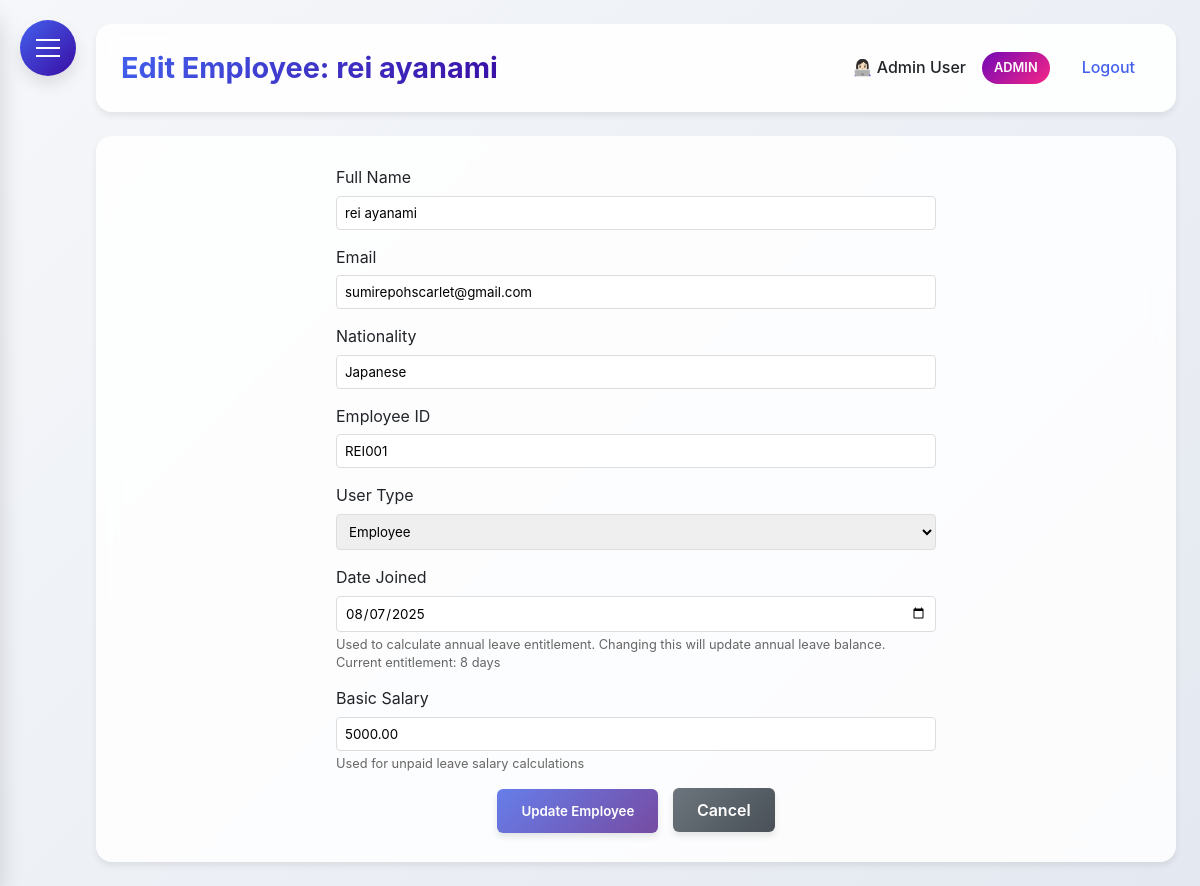
The app's page /edit_employee/5 (signed in), older data.
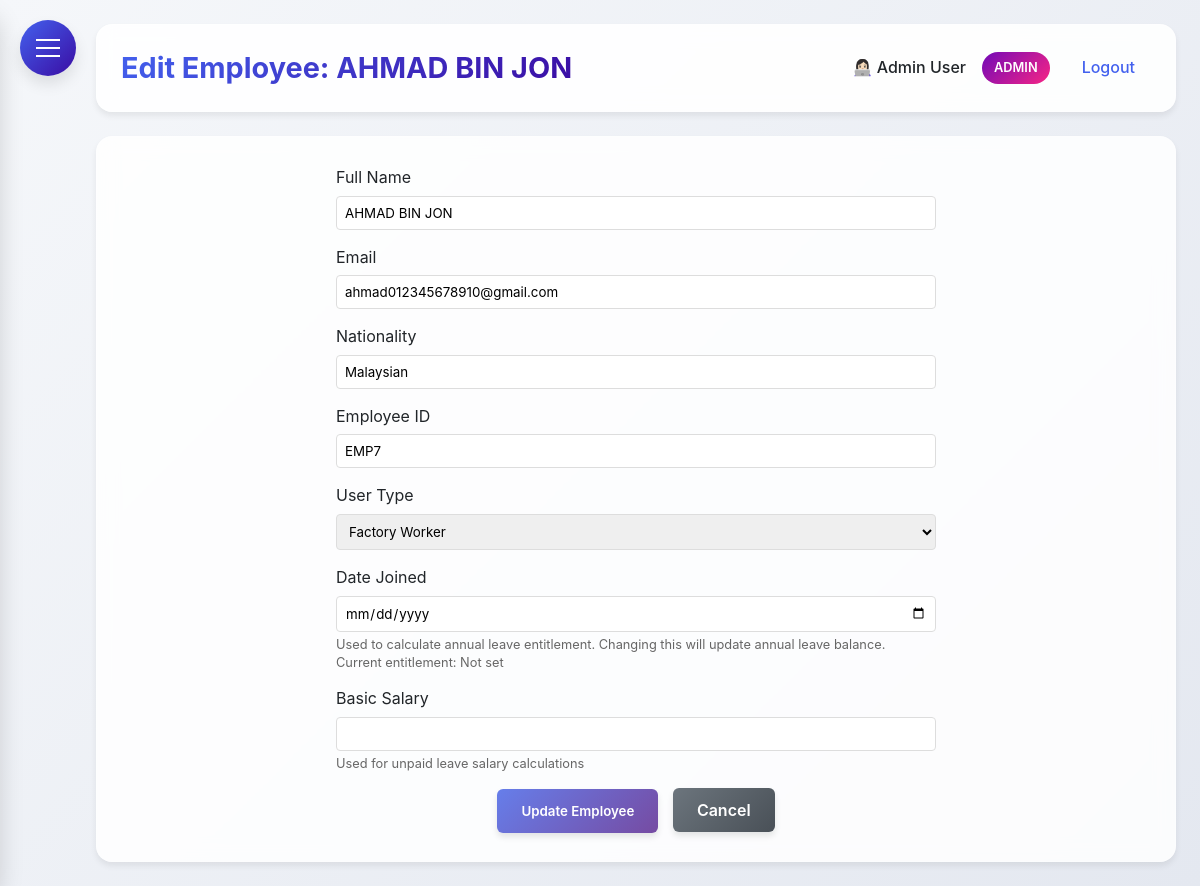
The same page, newer data.
### HerculesSystem.py (models this page shows, shortened)
class Employee(UserMixin, db.Model):
    __tablename__ = 'employee'  # Explicitly set to 'employees'
    id = db.Column(db.Integer, primary_key=True)
    username = db.Column(db.String(80), unique=True, nullable=False)
    password = db.Column(db.String(120), nullable=False)
    full_name = db.Column(db.String(120), nullable=False)
    email = db.Column(db.String(120), unique=True, nullable=False)
    nationality = db.Column(db.String(80), nullable=False)
    employee_id = db.Column(db.String(80), unique=True, nullable=False)
    hire_date = db.Column(db.Date)
    is_admin = db.Column(db.Boolean, default=False)
    user_type = db.Column(db.String(20), default='employee')
    last_clock_in = db.Column(db.DateTime)
    last_clock_out = db.Column(db.DateTime)
    last_lunch_start = db.Column(db.DateTime)
    last_lunch_end = db.Column(db.DateTime)
    date_joined = db.Column(db.Date, nullable=True)  # Date when employee joined the company
    basic_salary = db.Column(db.Numeric(10, 2), nullable=True)  # Basic salary
    leave_balances = db.relationship('LeaveBalance', back_populates='employee', lazy=True)

### HerculesSystem.py (the view, shortened to what this page needs)
@app.route('/edit_employee/<int:employee_id>', methods=['GET', 'POST'])
@login_required
def edit_employee(employee_id):
    if current_user.user_type != 'admin':
        flash('You do not have permission to edit employees.', 'danger')
        return redirect(url_for('dashboard'))
    employee = Employee.query.get_or_404(employee_id)
    form = EditEmployeeForm(obj=employee)
    return render_template('edit_employee.html', form=form, employee=employee, calculate_annual_leave_days=calculate_annual_leave_days)

### HerculesSystem.py
class EditEmployeeForm(FlaskForm):
    full_name = StringField('Full Name', validators=[DataRequired()])
    email = StringField('Email', validators=[DataRequired(), Email()])
    nationality = StringField('Nationality', validators=[DataRequired()])
    employee_id = StringField('Employee ID', validators=[DataRequired()])
    user_type = SelectField('User Type', choices=[
        ('employee', 'Employee'),
        ('supervisor', 'Supervisor'),
        ('admin', 'Admin'),
        ('factory', 'Factory Worker')
    ], validators=[DataRequired()])
    date_joined = DateField('Date Joined', format='%Y-%m-%d', validators=[DataRequired()])
    basic_salary = DecimalField('Basic Salary', validators=[DataRequired()])
    submit = SubmitField('Update Employee')

### HerculesSystem.py (called while the page is built)
@app.after_request
def add_security_headers(response):
    response.headers['Permissions-Policy'] = 'geolocation=()'
    return response

@login_manager.user_loader
def load_user(user_id):
    return db.session.get(Employee, int(user_id))

@app.context_processor
def inject_now():
    return {'now': datetime.utcnow()}

### templates/edit_employee.html (shortened to what this page needs)
{% extends "base.html" %}
{% block content %}
<div style="max-width: 600px; margin: 0 auto;">
    <form method="POST">
        <div style="margin-bottom: 15px;">
            <label for="full_name" style="display: block; margin-bottom: 5px;">Full Name</label>
            {{ form.full_name(class="form-control", style="width: 100%; padding: 8px; border: 1px solid #ddd; border-radius: 4px;") }}
        </div>
        <div style="margin-bottom: 15px;">
            <label for="email" style="display: block; margin-bottom: 5px;">Email</label>
            {{ form.email(class="form-control", style="width: 100%; padding: 8px; border: 1px solid #ddd; border-radius: 4px;", type="email") }}
        </div>
        <div style="margin-bottom: 15px;">
            <label for="nationality" style="display: block; margin-bottom: 5px;">Nationality</label>
            {{ form.nationality(class="form-control", style="width: 100%; padding: 8px; border: 1px solid #ddd; border-radius: 4px;") }}
        </div>
        <div style="margin-bottom: 15px;">
            <label for="employee_id" style="display: block; margin-bottom: 5px;">Employee ID</label>
            {{ form.employee_id(class="form-control", style="width: 100%; padding: 8px; border: 1px solid #ddd; border-radius: 4px;") }}
        </div>
        <div style="margin-bottom: 15px;">
            <label for="user_type" style="display: block; margin-bottom: 5px;">User Type</label>
            {{ form.user_type(class="form-control", style="width: 100%; padding: 8px; border: 1px solid #ddd; border-radius: 4px;") }}
        </div>
        <div style="margin-bottom: 15px;">
            <label for="date_joined" style="display: block; margin-bottom: 5px;">Date Joined</label>
            {{ form.date_joined(class="form-control", style="width: 100%; padding: 8px; border: 1px solid #ddd; border-radius: 4px;", type="date") }}
            <small style="color: #666; font-size: 0.8rem;">
                Used to calculate annual leave entitlement. Changing this will update annual leave balance.
                <br>Current entitlement:
                {% if employee.date_joined %}
                    {{ calculate_annual_leave_days(employee.date_joined) }} days
                {% else %}
                    Not set
                {% endif %}
            </small>
        </div>
        <div style="margin-bottom: 15px;">
            <label for="basic_salary" style="display: block; margin-bottom: 5px;">Basic Salary</label>
            {{ form.basic_salary(class="form-control", style="width: 100%; padding: 8px; border: 1px solid #ddd; border-radius: 4px;", type="number", step="0.01", min="0") }}
            <small style="color: #666; font-size: 0.8rem;">Used for unpaid leave salary calculations</small>
        </div>
        <div style="text-align: center;">
            {{ form.submit(class="btn", style="background: linear-gradient(135deg, #667eea 0%, #764ba2 100%) !important; color: white; padding: 12px 24px; border: none; border-radius: 6px; font-weight: 600; cursor: pointer; box-shadow: 0 4px 6px rgba(0, 0, 0, 0.1); height: 44px; line-height: 20px;") }}
            <a href="{{ url_for('manage_employees') }}" style="background: linear-gradient(135deg, #6c757d 0%, #495057 100%) !important; color: white; padding: 12px 24px; border: none; border-radius: 6px; text-decoration: none; display: inline-block; margin-left: 10px; font-weight: 600; box-shadow: 0 4px 6px rgba(0, 0, 0, 0.1); height: 44px; line-height: 20px;">Cancel</a>
        </div>
    </form>
</div>
{% endblock %}

Row changes from the older to the newer data that the page shows:
changed Employee: full_name "rei ayanami" → "AHMAD BIN JON"; email "sumirepohscarlet@gmail.com" → "ahmad012345678910@gmail.com"; nationality "Japanese" → "Malaysian"; employee_id "REI001" → "EMP7"; user_type "Employee" → "Factory Worker"; date_joined "08/07/2025" → (not shown); basic_salary "5000.00" → (not shown); date_joined "8" → (not shown)
Text that changed along with them:
text no longer shown: "days"
text now shown: "Not set"
